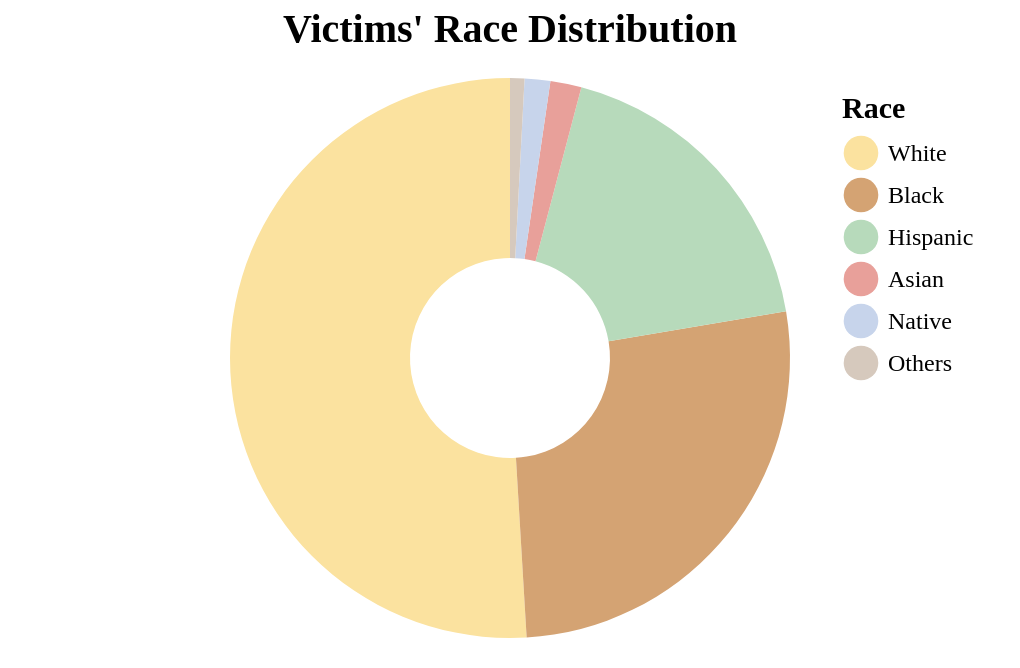

The specification (Vega-Lite) saved for this image:
### Vega-Lite specification from a JSON file in a GitHub repository (floating-point values rounded to 4 significant figures)
{"$schema": "https://vega.github.io/schema/vega-lite/v5.json", "height": 300, "background": null, "data": {"values": [{"category": "White", "value": 2583, "percentage": 0.5095}, {"category": "Black", "value": 1355, "percentage": 0.2673}, {"category": "Hispanic", "value": 924, "percentage": 0.1822}, {"category": "Asian", "value": 91, "percentage": 0.01795}, {"category": "Native", "value": 75, "percentage": 0.01479}, {"category": "Others", "value": 42, "percentage": 0.008284}]}, "title": {"text": "Victims' Race Distribution", "fontSize": 20, "font": "Century Gothic"}, "width": 500, "encoding": {"theta": {"field": "value", "type": "quantitative", "stack": true}, "color": {"field": "category", "type": "nominal", "scale": {"domain": ["White", "Black", "Hispanic", "Asian", "Native", "Others"], "range": ["#fbe29f", "#d4a373", "#b7dabb", "#e8a09a", "#c7d4eb", "#d6c9bd"]}, "legend": {"title": "Race", "orient": "top-right", "titleFont": "Century Gothic", "labelFont": "Century Gothic", "titleFontSize": 15, "labelFontSize": 12, "symbolSize": 300}}, "tooltip": [{"field": "category", "type": "nominal", "title": "Race"}, {"field": "value", "type": "quantitative", "title": "Victims"}, {"field": "percentage", "type": "quantitative", "title": "Percentage", "format": ".2%"}]}, "layer": [{"mark": {"type": "arc", "innerRadius": 50, "outerRadius": 140}}]}
